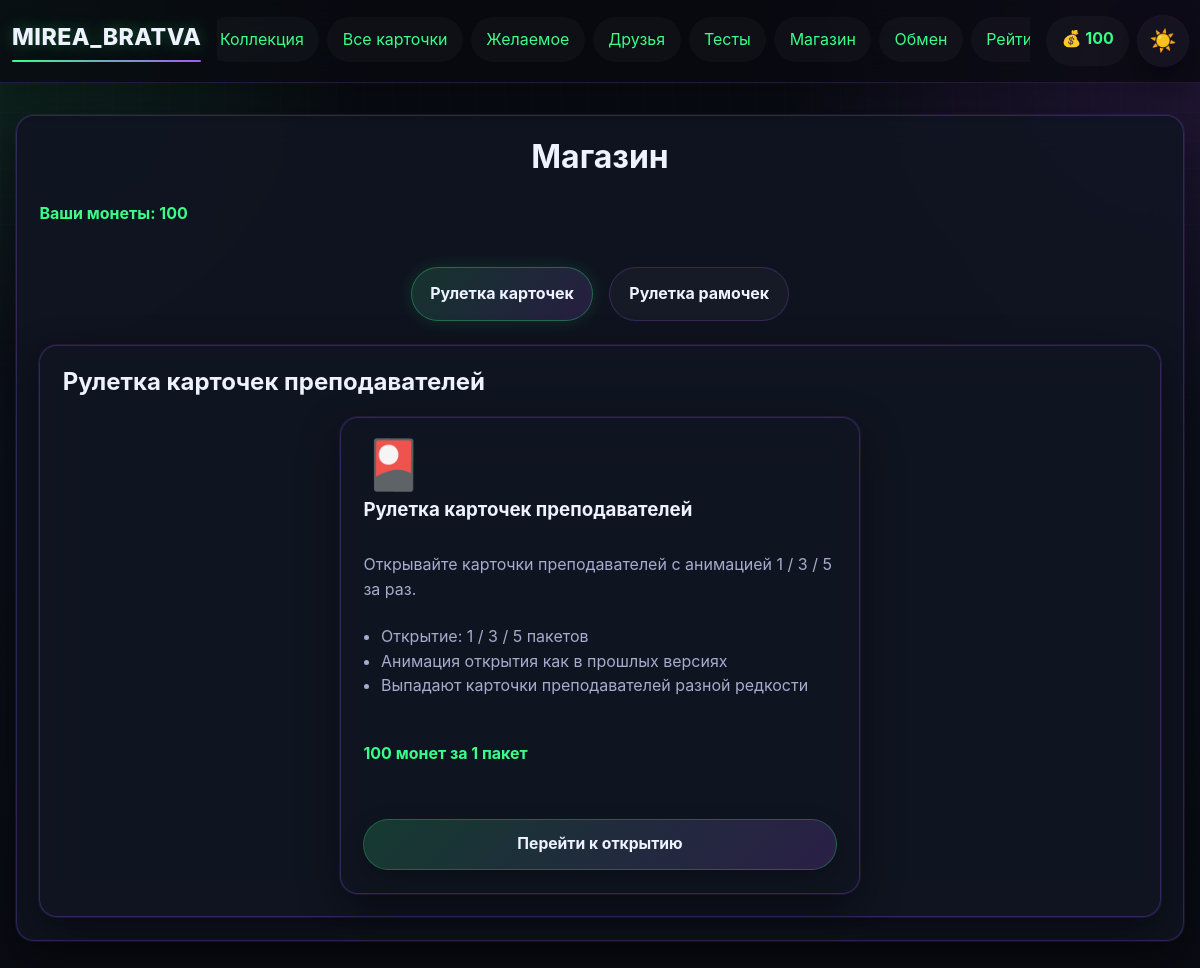
/shop (signed in), run on the app's committed database.
### app.py (models this page shows)
class User(UserMixin, db.Model):
    __tablename__ = 'user'
    id = db.Column(db.Integer, primary_key=True)
    username = db.Column(db.String(80), unique=True, nullable=False)
    email = db.Column(db.String(120), unique=True, nullable=False)
    password_hash = db.Column(db.String(200), nullable=False)
    coins = db.Column(db.Integer, default=100)
    profile_theme = db.Column(db.String(50), default='dark')
    avatar_frame = db.Column(db.String(50), default='none')
    bio = db.Column(db.Text, default='')
    owned_frames = db.Column(db.Text, default='[]')
    avatar_icon = db.Column(db.String(50), default='letter')
    created_at = db.Column(db.DateTime, default=datetime.utcnow)
    last_daily_bonus = db.Column(db.DateTime, default=None)

class ShopItem(db.Model):
    __tablename__ = 'shop_item'
    id = db.Column(db.Integer, primary_key=True)
    name = db.Column(db.String(100), nullable=False)
    type = db.Column(db.String(20), nullable=False)
    price = db.Column(db.Integer, nullable=False)
    description = db.Column(db.Text)
    image_url = db.Column(db.String(200))
    pack_rarity_chances = db.Column(db.String(200))

### app.py (the view)
@app.route('/shop')
@login_required
def shop():
    active_tab = request.args.get('tab', 'card_roulette')
    card_products = ShopItem.query.filter(ShopItem.image_url.in_(['teacher-pack'])).order_by(ShopItem.price.asc()).all()
    frame_packs = ShopItem.query.filter(ShopItem.image_url.in_(['gems-frame-pack', 'fire-frame-pack'])).order_by(ShopItem.price.asc()).all()
    return render_template(
        'shop.html',
        card_products=card_products,
        frame_packs=frame_packs,
        active_tab=active_tab,
        get_frame_pack_meta=get_frame_pack_meta,
    )

### app.py (called while the page is built)
@login_manager.user_loader
def load_user(user_id):
    return db.session.get(User, int(user_id))

### templates/shop.html
{% extends "base.html" %}
{% block content %}
<div class="shop-container">
    <h1>Магазин</h1>
    <p class="user-coins">Ваши монеты: {{ current_user.coins }}</p>
    <div class="shop-tabs" role="tablist">
        <a href="{{ url_for('shop', tab='card_roulette') }}" class="shop-tab {% if active_tab == 'card_roulette' %}active{% endif %}">Рулетка карточек</a>
        <a href="{{ url_for('shop', tab='frame_roulette') }}" class="shop-tab {% if active_tab == 'frame_roulette' %}active{% endif %}">Рулетка рамочек</a>
    </div>
    {% if active_tab == 'frame_roulette' %}
    <div class="shop-panel">
        <section class="category">
            <h2>Рулетка рамочек для профиля</h2>
            <div class="items-grid shop-grid-3">
                {% for item in frame_packs %}
                {% set meta = get_frame_pack_meta(item.image_url) %}
                <article class="shop-item card-pack shop-card-template featured-pack frame-pack-card frame-pack-{{ meta.accent }}">
                    <div class="roulette-icon">{{ meta.icon }}</div>
                    <h3>{{ item.name }}</h3>
                    <p class="shop-copy">{{ item.description }}</p>
                    <ul class="rarity-chances compact-list">
                        <li>Открытие: 1 / 3 / 5 прокруток</li>
                        <li>Выпадают только {{ meta.label }}-рамочки</li>
                        <li>Новая рамка добавляется в аккаунт автоматически</li>
                        <li>После открытия рамку можно поставить в профиле</li>
                    </ul>
                    <p class="price">{{ item.price }} монет за 1 прокрутку</p>
                    <a href="{{ url_for('open_frame_pack', item_id=item.id) }}" class="btn btn-pack">Крутить {{ meta.label }}</a>
                </article>
                {% endfor %}
            </div>
        </section>
    </div>
    {% else %}
    <div class="shop-panel">
        <section class="category">
            <h2>Рулетка карточек преподавателей</h2>
            <div class="items-grid shop-grid-3 shop-grid-single">
                {% for item in card_products %}
                <article class="shop-item card-pack shop-card-template featured-pack teacher-pack-card">
                    <div class="roulette-icon">🎴</div>
                    <h3>{{ item.name }}</h3>
                    <p class="shop-copy">{{ item.description }}</p>
                    <ul class="rarity-chances compact-list">
                        <li>Открытие: 1 / 3 / 5 пакетов</li>
                        <li>Анимация открытия как в прошлых версиях</li>
                        <li>Выпадают карточки преподавателей разной редкости</li>
                    </ul>
                    <p class="price">{{ item.price }} монет за 1 пакет</p>
                    <a href="{{ url_for('open_pack', item_id=item.id) }}" class="btn btn-pack">Перейти к открытию</a>
                </article>
                {% endfor %}
            </div>
        </section>
    </div>
    {% endif %}
</div>
{% endblock %}

### templates/base.html (shortened to what this page needs)
<!DOCTYPE html>
<html lang="ru">
<head>
    <link rel="stylesheet" href="{{ url_for('static', filename='css/style.css') }}">
</head>
<body class="{% if current_user.is_authenticated and current_user.profile_theme == 'light' %}light-theme{% else %}dark-theme{% endif %}">
    <nav class="navbar">
        <div class="nav-container">
            <a class="nav-logo" href="{{ url_for('index') }}">MIREA_BRATVA</a>
            <div class="nav-main">
                <ul class="nav-menu">
                    {% if current_user.is_authenticated %}
                        <li><a href="{{ url_for('collection') }}">Коллекция</a></li>
                        <li><a href="{{ url_for('cards_catalog') }}">Все карточки</a></li>
                        <li><a href="{{ url_for('wishlist') }}">Желаемое</a></li>
                        <li><a href="{{ url_for('friends') }}">Друзья</a></li>
                        <li><a href="{{ url_for('quizzes') }}">Тесты</a></li>
                        <li><a href="{{ url_for('shop') }}">Магазин</a></li>
                        <li><a href="{{ url_for('exchange') }}">Обмен</a></li>
                        <li><a href="{{ url_for('rating') }}">Рейтинг</a></li>
                    {% else %}
                        <li><a href="{{ url_for('login') }}">Вход</a></li>
                        <li><a href="{{ url_for('register') }}">Регистрация</a></li>
                    {% endif %}
                </ul>
            </div>
            {% if current_user.is_authenticated %}
            <div class="nav-actions">
                <div class="coins">💰 {{ current_user.coins }}</div>
                <a class="theme-toggle nav-pill" href="{{ url_for('toggle_theme') }}" title="Переключить тему">
                    {% if current_user.profile_theme == 'light' %}🌙{% else %}☀️{% endif %}
                </a>
            </div>
            {% endif %}
        </div>
    </nav>
    <main class="container">
        {% block content %}{% endblock %}
    </main>
</body>
</html>

### data on the page
User: coins "100"
ShopItem: name "Рулетка карточек преподавателей", description "Открывайте карточки преподавателей с анимацией 1 / 3 / 5 за раз.", price "100"
